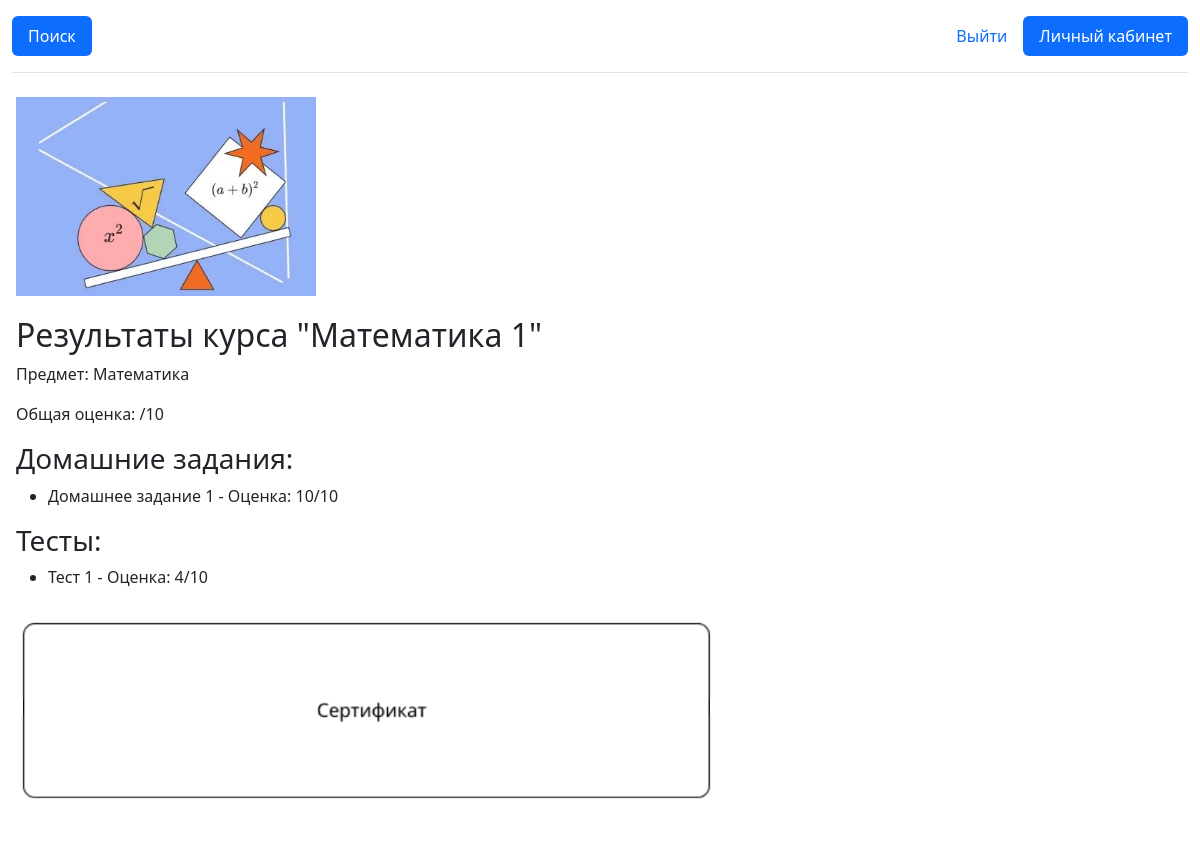
Screenshot of /course_results/4/ (signed in) with the database file from the repository.
### app/models.py (models this page shows, shortened)
class Course(models.Model):
    name = models.CharField(max_length=255, verbose_name="Название курса")
    subject = models.CharField(max_length=255, verbose_name="Предмет")
    image = models.ImageField(
        upload_to="course_images/", verbose_name="Фотография", null=True, blank=True
    )
    info = models.TextField(verbose_name="О курсе", null=True, blank=True)

class Homework(models.Model):
    course = models.ForeignKey(
        Course, related_name="homeworks", on_delete=models.CASCADE, verbose_name="Курс"
    )
    title = models.CharField(max_length=255, verbose_name="Название задания")
    description = models.TextField(verbose_name="Описание задания")
    max_score = models.IntegerField(default=10, verbose_name="Максимальная оценка")
    answer = models.TextField(verbose_name="Ответ")

class HomeworkSubmission(models.Model):
    homework = models.ForeignKey(
        Homework,
        related_name="submissions",
        on_delete=models.CASCADE,
        verbose_name="Задание",
    )
    user = models.ForeignKey(
        User,
        related_name="homework_submissions",
        on_delete=models.CASCADE,
        verbose_name="Пользователь",
    )
    submission_date = models.DateTimeField(default=now, verbose_name="Дата выполнения")
    score = models.IntegerField(verbose_name="Оценка", default=0)
    attempts = models.IntegerField(default=0, verbose_name="Количество попыток")

class Test(models.Model):
    course = models.ForeignKey(
        Course, related_name="tests", on_delete=models.CASCADE, verbose_name="Курс"
    )
    title = models.CharField(max_length=255, verbose_name="Название теста")
    duration = models.DurationField(verbose_name="Длительность теста")
    max_score = models.IntegerField(verbose_name="Макс оценка")

class TestAttempt(models.Model):
    test = models.ForeignKey(
        Test, related_name="attempts", on_delete=models.CASCADE, verbose_name="Тест"
    )
    user = models.ForeignKey(
        User,
        related_name="test_attempts",
        on_delete=models.CASCADE,
        verbose_name="Пользователь",
    )
    start_time = models.DateTimeField(default=now, verbose_name="Начало теста")
    end_time = models.DateTimeField(null=True, blank=True, verbose_name="Конец теста")
    score = models.IntegerField(null=True, blank=True, verbose_name="Оценка")

### app/views.py (the view)
@login_required
def course_results(request, course_id):
    course = get_object_or_404(Course, pk=course_id)
    user_course = get_object_or_404(UserCourse, user=request.user, course=course)
    homework_submissions = HomeworkSubmission.objects.filter(
        homework__course=course, user=request.user
    ).select_related("homework")
    homework_submissions_dict = {
        submission.homework.id: submission for submission in homework_submissions
    }
    test_attempts = TestAttempt.objects.filter(
        test__course=course, user=request.user
    ).select_related("test")
    test_attempts_dict = {attempt.test.id: attempt for attempt in test_attempts}
    context = {
        "course": course,
        "user_course": user_course,
        "homework_submissions": homework_submissions_dict,
        "test_attempts": test_attempts_dict,
    }
    return render(request, "course_results.html", context)

### app/templatetags/custom_tags.py (called while the page is built)
@register.filter
def dict_get(dict_data, key):
    return dict_data.get(key)

@register.filter
def attr(obj, attr_name):
    return getattr(obj, attr_name)

### app/templates/course_results.html (shortened to what this page needs)
{% extends "base.html" %}
{% load custom_tags static %}
{% block content %}
{% if course.image %}
    <div style="text-align: left; margin-bottom: 20px;">
        <img src="{{ course.image.url }}" alt="{{ course.name }}" style="max-width: 300px;">
    </div>
{% endif %}
<h2>Результаты курса "{{ course.name }}"</h2>
<p>Предмет: {{ course.subject }}</p>
<p>Общая оценка: {{ user_course.grade|floatformat:2 }}/10</p>
<h3>Домашние задания:</h3>
<ul>
    {% for homework in course.homeworks.all %}
    <li>
        {{ homework.title }} -
        {% if homework.id in homework_submissions %}
            Оценка: {{ homework_submissions|dict_get:homework.id|attr:"score" }}/{{ homework.max_score }}
        {% else %}
            Нет оценки.
        {% endif %}
    </li>
    {% endfor %}
</ul>
<h3>Тесты:</h3>
<ul>
    {% for test in course.tests.all %}
    <li>
        {{ test.title }} -
        {% if test.id in test_attempts %}
            Оценка: {{ test_attempts|dict_get:test.id|attr:"score" }}/{{ test.max_score }}
        {% else %}
            Нет оценки.
        {% endif %}
    </li>
    {% endfor %}
</ul>
<div style="text-align: left; margin-top: 20px;">
    <img src="{% static 'wow.png' %}" alt="Сертификат" style="max-width: 700px;">
</div>
{% endblock %}

### rows the page displays
Course: image (picture), name "Математика 1", subject "Математика"
Homework: title "Домашнее задание 1", id.score "10", max_score "10"
Test: title "Тест 1", id.score "4", max_score "10"
